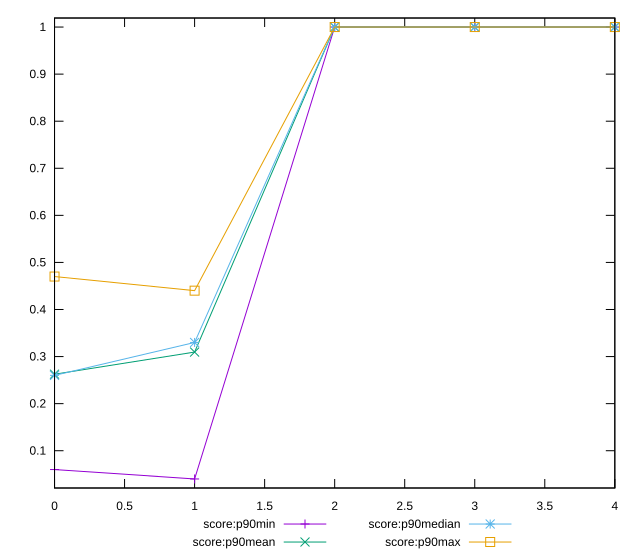

Generate this figure with gnuplot:
reset

$scoreP90Min <<EOF
0 0.06
1 0.04
2 1
3 1
4 1
EOF

$scoreP90Mean <<EOF
0 0.26255319148936174
1 0.3095744680851063
2 1
3 1
4 1
EOF

$scoreP90Median <<EOF
0 0.26
1 0.33
2 1
3 1
4 1
EOF

$scoreP90Max <<EOF
0 0.47
1 0.44
2 1
3 1
4 1
EOF

set key outside below
set xrange [0:4]
set yrange [0.020800000000000003:1.0192]
set trange [0.020800000000000003:1.0192]
set terminal svg size 640, 560 enhanced background rgb 'white'
set output "report_00011_2021-02-09T10:53:21.242Z/estimated-input-latency/progression/score.svg"

plot $scoreP90Min title "score:p90min" with linespoints, \
     $scoreP90Mean title "score:p90mean" with linespoints, \
     $scoreP90Median title "score:p90median" with linespoints, \
     $scoreP90Max title "score:p90max" with linespoints

reset
